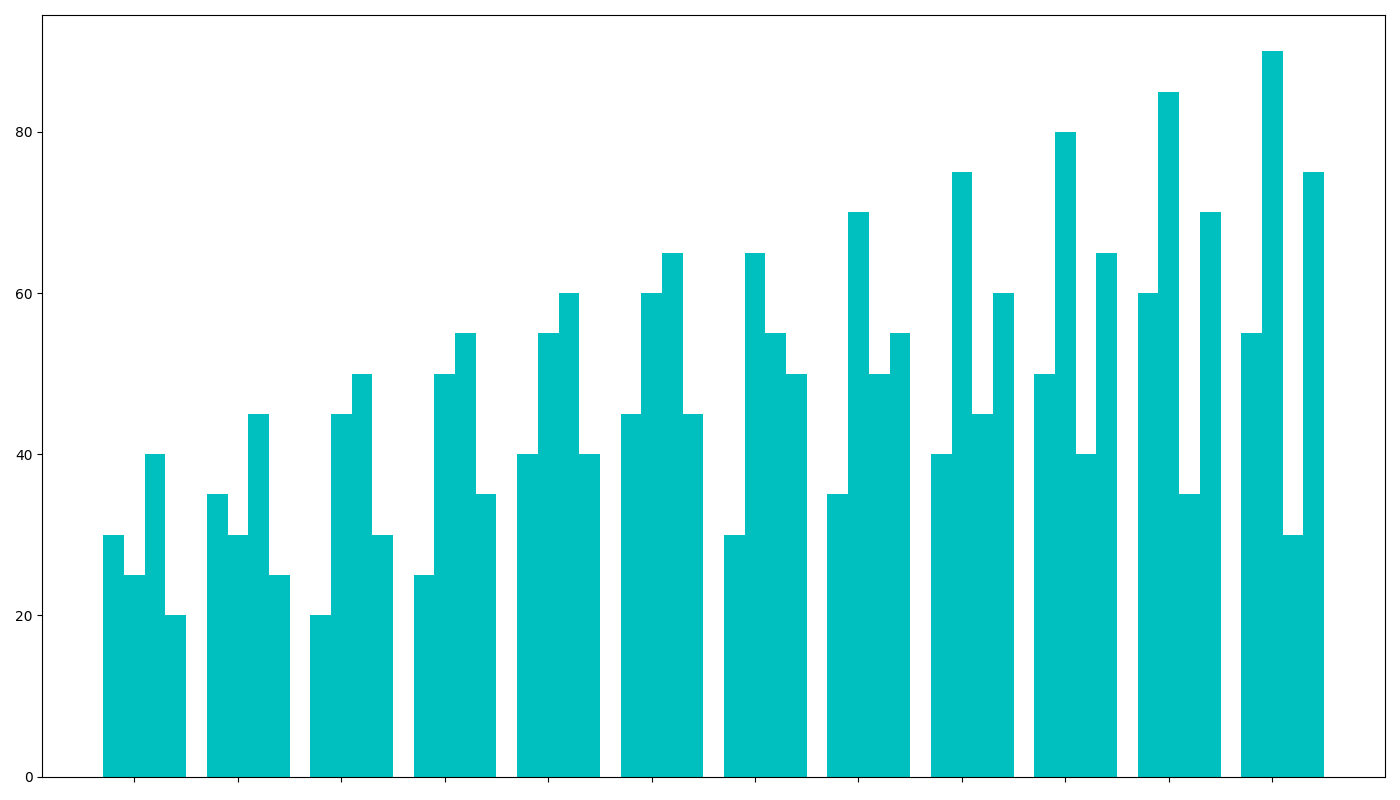

Write the Python code that produced this figure.
import matplotlib.pyplot as plt
import numpy as np

monthly_sales = np.array([
    [30, 35, 20, 25, 40, 45, 30, 35, 40, 50, 60, 55],
    [25, 30, 45, 50, 55, 60, 65, 70, 75, 80, 85, 90],
    [40, 45, 50, 55, 60, 65, 55, 50, 45, 40, 35, 30],
    [20, 25, 30, 35, 40, 45, 50, 55, 60, 65, 70, 75]
])

fig, ax = plt.subplots(figsize=(14, 8))
bar_width = 0.2
r1 = np.arange(len(monthly_sales[0]))
r2 = [x + bar_width for x in r1]
r3 = [x + bar_width for x in r2]
r4 = [x + bar_width for x in r3]

common_color = 'c'
ax.bar(r1, monthly_sales[0], color=common_color, width=bar_width)
ax.bar(r2, monthly_sales[1], color=common_color, width=bar_width)
ax.bar(r3, monthly_sales[2], color=common_color, width=bar_width)
ax.bar(r4, monthly_sales[3], color=common_color, width=bar_width)

ax.set_xticks([r + bar_width for r in range(len(monthly_sales[0]))])
ax.set_xticklabels([])

plt.tight_layout()
plt.show()
